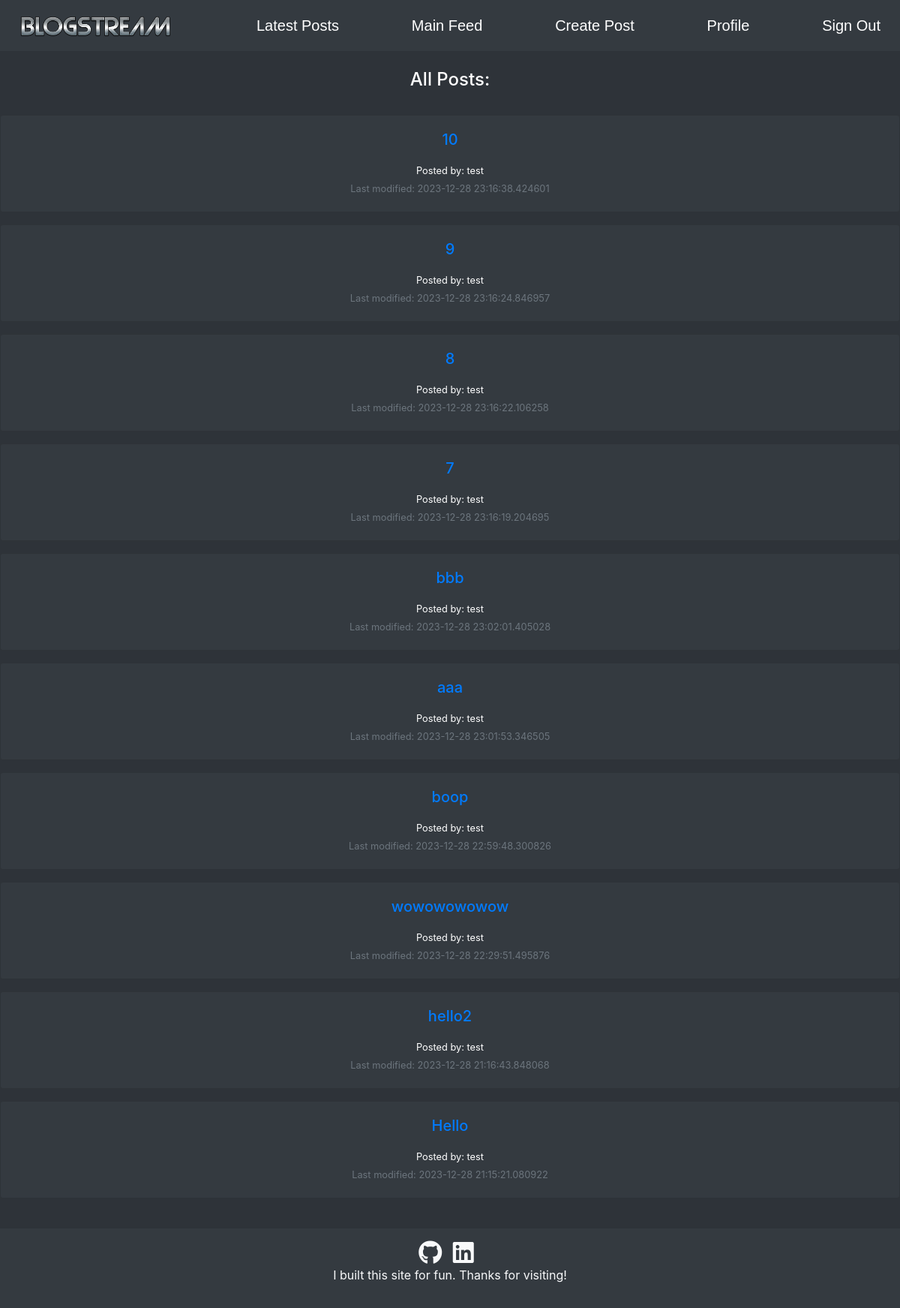
The page /feed on the database as committed earlier.
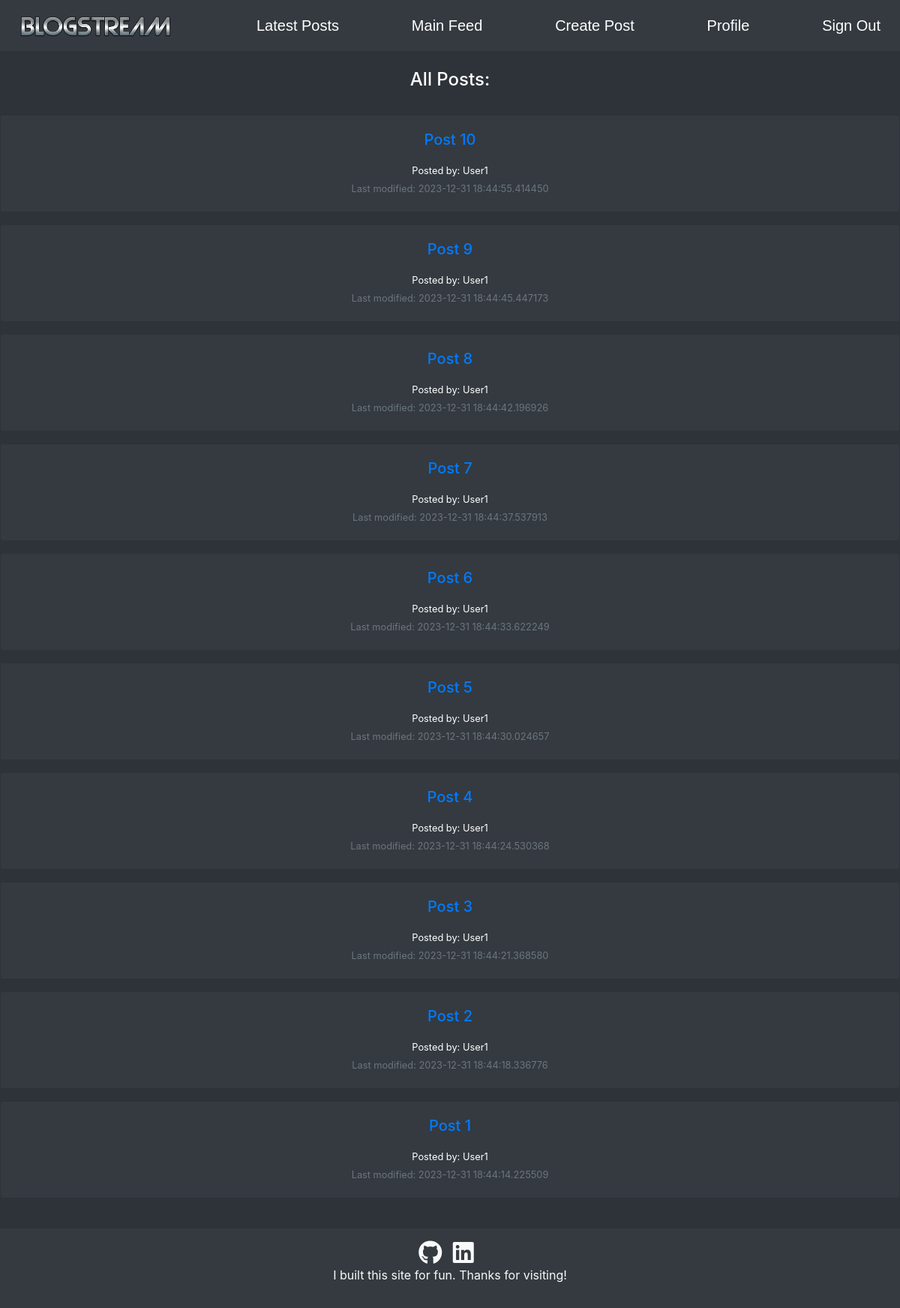
The same page on the database as committed later.
### tables this page shows
CREATE TABLE posts(PostID INTEGER NOT NULL PRIMARY KEY, UserID INTEGER NOT NULL, Title text NOT NULL, Text text, Date text, Likes INTEGER NOT NULL);

CREATE TABLE users(UserID INTEGER NOT NULL PRIMARY KEY, Username text NOT NULL UNIQUE, Password text, About text, JoinDate text);

### app/__init__.py (the view)
@app.route("/feed")
def render_feed():
    return render_template("feed.html", logged_in = True, posts = get_posts())

### app/__init__.py (called while the page is built)
@app.route("/get_posts")
def get_posts():
    cursor = db.cursor()
    cursor.execute('SELECT p.*, u.Username FROM posts p JOIN users u ON p.UserID = u.UserID ORDER BY Date DESC')
    data = cursor.fetchall()
    if data:
        return data
    else:
        return []

### app/templates/feed.html (shortened to what this page needs)
<!DOCTYPE html>
<html>
{% extends "navbar.html" %}
{% block body %}
<body>
    <br>
    <h4 class="text-center text-white">All Posts:</h4>
    <br>
    <div>
        {% if posts %}
            {% for post in posts|sort(attribute='4')|reverse %}
            <div class="card bg-dark text-white mb-3">
                <div class="card-body text-center">
                    <h5 class="card-title mb-3"><a href="/post/{{ post[0] }}">{{ post[2] }}</a></h5>
                        <small class="text-center">Posted by: {{ post[-1] }} </small>
                        <p class="card-text"><small class="text-muted">Last modified: {{ post[4] }}</small></p>
                </div>
            </div>
            {% endfor %}
        {% else %}
        <p class="text-white text-center">There are currently no posts.</p>
        {% endif %}
    </div>
</body>
{% endblock %}

Rows that differ between the two databases and show on the page:
removed posts: Title "bbb", Username "test", Date "2023-12-28 23:02:01.405028"
removed posts: Title "aaa", Username "test", Date "2023-12-28 23:01:53.346505"
removed posts: Title "boop", Username "test", Date "2023-12-28 22:59:48.300826"
removed posts: Title "wowowowowow", Username "test", Date "2023-12-28 22:29:51.495876"
removed posts: Title "hello2", Username "test", Date "2023-12-28 21:16:43.848068"
removed posts: Title "Hello", Username "test", Date "2023-12-28 21:15:21.080922"
changed posts: Title "10" → "Post 10"; Username "test" → "User1"; Date "2023-12-28 23:16:38.424601" → "2023-12-31 18:44:55.414450"
changed posts: Title "9" → "Post 9"; Username "test" → "User1"; Date "2023-12-28 23:16:24.846957" → "2023-12-31 18:44:45.447173"
changed posts: Title "8" → "Post 8"; Username "test" → "User1"; Date "2023-12-28 23:16:22.106258" → "2023-12-31 18:44:42.196926"
changed posts: Title "7" → "Post 7"; Username "test" → "User1"; Date "2023-12-28 23:16:19.204695" → "2023-12-31 18:44:37.537913"
added posts: Title "Post 6", Username "User1", Date "2023-12-31 18:44:33.622249"
added posts: Title "Post 5", Username "User1", Date "2023-12-31 18:44:30.024657"
added posts: Title "Post 4", Username "User1", Date "2023-12-31 18:44:24.530368"
added posts: Title "Post 3", Username "User1", Date "2023-12-31 18:44:21.368580"
added posts: Title "Post 2", Username "User1", Date "2023-12-31 18:44:18.336776"
added posts: Title "Post 1", Username "User1", Date "2023-12-31 18:44:14.225509"
